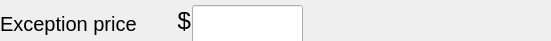
    <widget class="QWidget" name="gbExceptionPrice" native="true">
     <property name="geometry">
      <rect>
       <x>30</x>
       <y>440</y>
       <width>551</width>
       <height>41</height>
      </rect>
     </property>
     <property name="font">
      <font>
       <pointsize>15</pointsize>
      </font>
     </property>
     <widget class="QLabel" name="lblExceptionPrice">
      <property name="geometry">
       <rect>
        <x>0</x>
        <y>5</y>
        <width>181</width>
        <height>31</height>
       </rect>
      </property>
      <property name="sizePolicy">
       <sizepolicy hsizetype="Fixed" vsizetype="Fixed">
        <horstretch>0</horstretch>
        <verstretch>0</verstretch>
       </sizepolicy>
      </property>
      <property name="font">
       <font>
        <pointsize>15</pointsize>
       </font>
      </property>
      <property name="text">
       <string>Exception price</string>
      </property>
      <property name="alignment">
       <set>Qt::AlignBottom|Qt::AlignLeading|Qt::AlignLeft</set>
      </property>
     </widget>
     <widget class="hobart::numericLineEdit" name="txtExceptionPrice">
      <property name="geometry">
       <rect>
        <x>192</x>
        <y>5</y>
        <width>111</width>
        <height>41</height>
       </rect>
      </property>
      <property name="sizePolicy">
       <sizepolicy hsizetype="Fixed" vsizetype="Fixed">
        <horstretch>0</horstretch>
        <verstretch>0</verstretch>
       </sizepolicy>
      </property>
      <property name="minimumSize">
       <size>
        <width>111</width>
        <height>41</height>
       </size>
      </property>
      <property name="maximumSize">
       <size>
        <width>111</width>
        <height>41</height>
       </size>
      </property>
      <property name="font">
       <font>
        <pointsize>19</pointsize>
       </font>
      </property>
      <property name="maxLength">
       <number>10</number>
      </property>
     </widget>
     <widget class="QLabel" name="lblExceptionPriceCurrSymbol">
      <property name="geometry">
       <rect>
        <x>170</x>
        <y>5</y>
        <width>21</width>
        <height>31</height>
       </rect>
      </property>
      <property name="sizePolicy">
       <sizepolicy hsizetype="Fixed" vsizetype="Fixed">
        <horstretch>0</horstretch>
        <verstretch>0</verstretch>
       </sizepolicy>
      </property>
      <property name="minimumSize">
       <size>
        <width>21</width>
        <height>31</height>
       </size>
      </property>
      <property name="maximumSize">
       <size>
        <width>21</width>
        <height>31</height>
       </size>
      </property>
      <property name="font">
       <font>
        <pointsize>18</pointsize>
       </font>
      </property>
      <property name="text">
       <string notr="true">$</string>
      </property>
      <property name="alignment">
       <set>Qt::AlignRight|Qt::AlignTrailing|Qt::AlignVCenter</set>
      </property>
     </widget>
    </widget>
